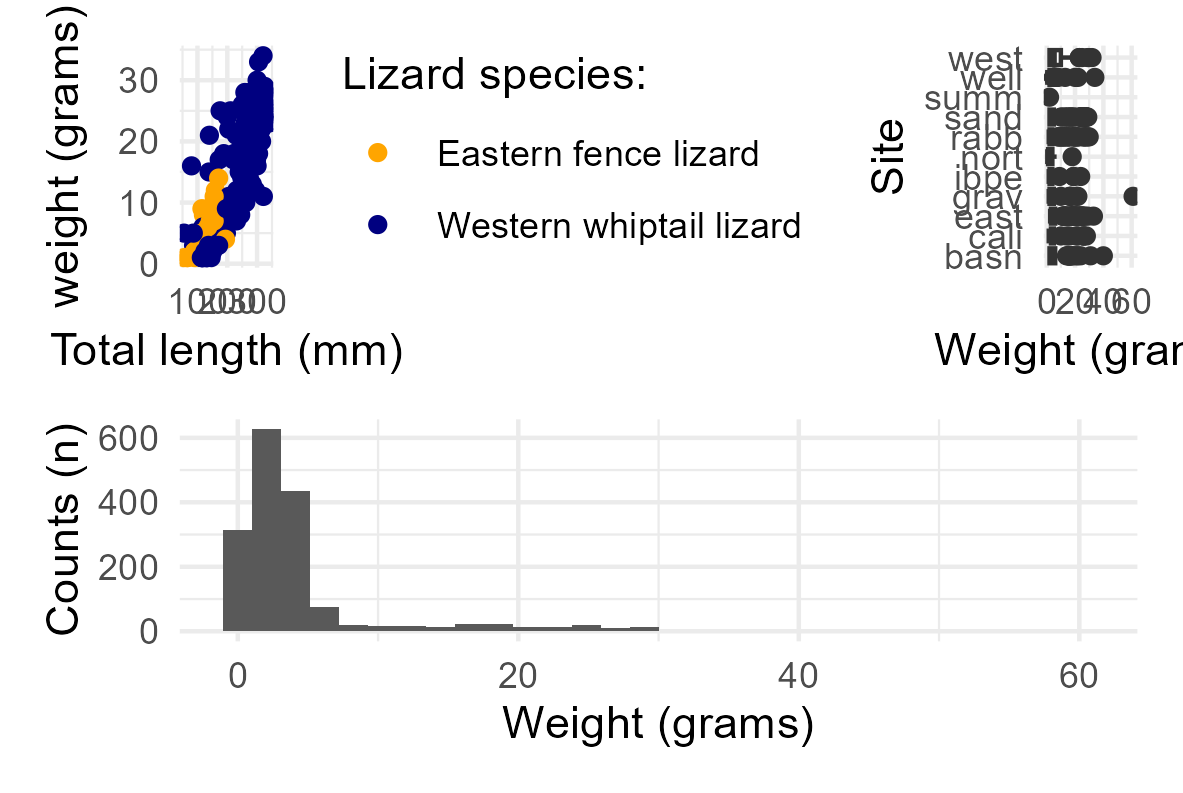

The script that saved this image:
library(tidyverse)
library(patchwork)
library(here)
lizards <- read_csv(here("data_tidy", "lizards.csv"))



two_lizards <- lizards |>
  filter(common_name %in% c("eastern fence", "western whiptail"))


p1 <- ggplot(data = two_lizards, aes(x = total_length, y = weight)) +
  geom_point(aes(color = common_name)) + 
  scale_color_manual(values = c("orange", 'navy'),
                     name = "Lizard species:",
                     labels = c("Eastern fence lizard", 
                                "Western whiptail lizard")) +
   theme_minimal() +
  theme(legend.position = c(0.2, 0.8),
        legend.background = element_blank()) +
  labs(x = "Total length (mm)",
       y = "weight (grams)") 



p2 <- ggplot(data = lizards,aes(x = weight, y = site)) +
  geom_boxplot() +
  labs(x = "Weight (grams)",
       y = "Site")

p3 <- ggplot(data = lizards, aes(x = weight)) +
  geom_histogram() +
  labs(x = "Weight (grams)",
       y = "Counts (n)")
p4 <- ((p1 + p2)/ p3) & theme_minimal()
p4
ggsave("patchwork-example.png", p4)



